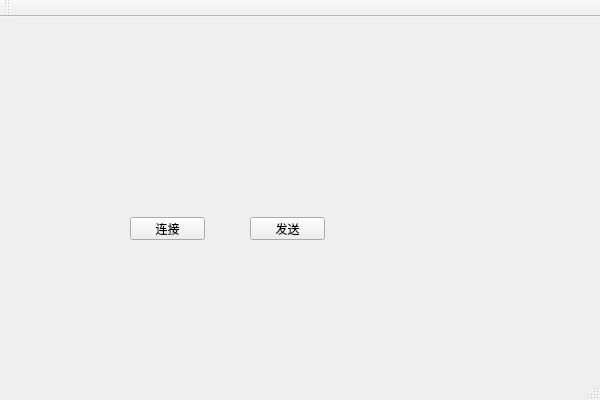
<?xml version="1.0" encoding="UTF-8"?>
<ui version="4.0">
 <class>clientClass</class>
 <widget class="QMainWindow" name="clientClass">
  <property name="geometry">
   <rect>
    <x>0</x>
    <y>0</y>
    <width>600</width>
    <height>400</height>
   </rect>
  </property>
  <property name="windowTitle">
   <string>client</string>
  </property>
  <widget class="QWidget" name="centralWidget">
   <widget class="QPushButton" name="pushButton">
    <property name="geometry">
     <rect>
      <x>130</x>
      <y>200</y>
      <width>75</width>
      <height>23</height>
     </rect>
    </property>
    <property name="text">
     <string>连接</string>
    </property>
   </widget>
   <widget class="QPushButton" name="pushButton_2">
    <property name="geometry">
     <rect>
      <x>250</x>
      <y>200</y>
      <width>75</width>
      <height>23</height>
     </rect>
    </property>
    <property name="text">
     <string>发送</string>
    </property>
   </widget>
  </widget>
  <widget class="QMenuBar" name="menuBar">
   <property name="geometry">
    <rect>
     <x>0</x>
     <y>0</y>
     <width>600</width>
     <height>23</height>
    </rect>
   </property>
  </widget>
  <widget class="QToolBar" name="mainToolBar">
   <attribute name="toolBarArea">
    <enum>TopToolBarArea</enum>
   </attribute>
   <attribute name="toolBarBreak">
    <bool>false</bool>
   </attribute>
  </widget>
  <widget class="QStatusBar" name="statusBar"/>
 </widget>
 <layoutdefault spacing="6" margin="11"/>
 <resources>
  <include location="client.qrc"/>
 </resources>
 <connections>
  <connection>
   <sender>pushButton</sender>
   <signal>clicked()</signal>
   <receiver>clientClass</receiver>
   <slot>connect_server()</slot>
   <hints>
    <hint type="sourcelabel">
     <x>155</x>
     <y>244</y>
    </hint>
    <hint type="destinationlabel">
     <x>165</x>
     <y>203</y>
    </hint>
   </hints>
  </connection>
  <connection>
   <sender>pushButton_2</sender>
   <signal>clicked()</signal>
   <receiver>clientClass</receiver>
   <slot>send_server()</slot>
   <hints>
    <hint type="sourcelabel">
     <x>292</x>
     <y>240</y>
    </hint>
    <hint type="destinationlabel">
     <x>297</x>
     <y>194</y>
    </hint>
   </hints>
  </connection>
 </connections>
 <slots>
  <slot>connect_server()</slot>
  <slot>send_server()</slot>
 </slots>
</ui>
